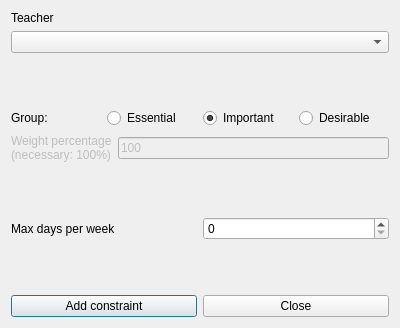
<?xml version="1.0" encoding="UTF-8"?>
<ui version="4.0">
 <class>AddConstraintTeacherMaxDaysPerWeekForm_template</class>
 <widget class="QDialog" name="AddConstraintTeacherMaxDaysPerWeekForm_template">
  <property name="geometry">
   <rect>
    <x>0</x>
    <y>0</y>
    <width>400</width>
    <height>328</height>
   </rect>
  </property>
  <property name="windowTitle">
   <string extracomment="This is the title of the dialog to add a new constraint of this type">Add teacher max days per week</string>
  </property>
  <layout class="QVBoxLayout" name="verticalLayout_2">
   <item>
    <layout class="QVBoxLayout" name="verticalLayout">
     <item>
      <widget class="QLabel" name="teacherTextLabel">
       <property name="frameShape">
        <enum>QFrame::NoFrame</enum>
       </property>
       <property name="frameShadow">
        <enum>QFrame::Plain</enum>
       </property>
       <property name="text">
        <string>Teacher</string>
       </property>
       <property name="wordWrap">
        <bool>false</bool>
       </property>
      </widget>
     </item>
     <item>
      <widget class="QComboBox" name="teachersComboBox">
       <property name="editable">
        <bool>false</bool>
       </property>
       <property name="insertPolicy">
        <enum>QComboBox::NoInsert</enum>
       </property>
       <property name="autoCompletion">
        <bool>false</bool>
       </property>
       <property name="duplicatesEnabled">
        <bool>false</bool>
       </property>
      </widget>
     </item>
    </layout>
   </item>
   <item>
    <spacer name="verticalSpacer">
     <property name="orientation">
      <enum>Qt::Vertical</enum>
     </property>
     <property name="sizeHint" stdset="0">
      <size>
       <width>20</width>
       <height>27</height>
      </size>
     </property>
    </spacer>
   </item>
   <item>
    <layout class="QHBoxLayout" name="horizontalLayout_4">
     <item>
      <widget class="QLabel" name="groupTextLabel">
       <property name="text">
        <string>Group:</string>
       </property>
      </widget>
     </item>
     <item>
      <widget class="QRadioButton" name="essentialRadioButton">
       <property name="text">
        <string>Essential</string>
       </property>
      </widget>
     </item>
     <item>
      <widget class="QRadioButton" name="importantRadioButton">
       <property name="text">
        <string>Important</string>
       </property>
       <property name="checked">
        <bool>true</bool>
       </property>
      </widget>
     </item>
     <item>
      <widget class="QRadioButton" name="desirableRadioButton">
       <property name="text">
        <string>Desirable</string>
       </property>
      </widget>
     </item>
    </layout>
   </item>
   <item>
    <layout class="QHBoxLayout" name="horizontalLayout_2">
     <item>
      <widget class="QLabel" name="weightTextLabel">
       <property name="enabled">
        <bool>false</bool>
       </property>
       <property name="frameShape">
        <enum>QFrame::NoFrame</enum>
       </property>
       <property name="frameShadow">
        <enum>QFrame::Plain</enum>
       </property>
       <property name="text">
        <string>Weight percentage
(necessary: 100%)</string>
       </property>
       <property name="wordWrap">
        <bool>false</bool>
       </property>
      </widget>
     </item>
     <item>
      <widget class="QLineEdit" name="weightLineEdit">
       <property name="enabled">
        <bool>false</bool>
       </property>
       <property name="text">
        <string notr="true">100</string>
       </property>
      </widget>
     </item>
    </layout>
   </item>
   <item>
    <spacer name="verticalSpacer_2">
     <property name="orientation">
      <enum>Qt::Vertical</enum>
     </property>
     <property name="sizeHint" stdset="0">
      <size>
       <width>20</width>
       <height>27</height>
      </size>
     </property>
    </spacer>
   </item>
   <item>
    <layout class="QHBoxLayout" name="horizontalLayout_3">
     <item>
      <widget class="QLabel" name="maxDaysTextLabel">
       <property name="frameShape">
        <enum>QFrame::NoFrame</enum>
       </property>
       <property name="frameShadow">
        <enum>QFrame::Plain</enum>
       </property>
       <property name="text">
        <string>Max days per week</string>
       </property>
       <property name="wordWrap">
        <bool>false</bool>
       </property>
      </widget>
     </item>
     <item>
      <widget class="QSpinBox" name="maxDaysSpinBox"/>
     </item>
    </layout>
   </item>
   <item>
    <spacer name="verticalSpacer_3">
     <property name="orientation">
      <enum>Qt::Vertical</enum>
     </property>
     <property name="sizeHint" stdset="0">
      <size>
       <width>20</width>
       <height>27</height>
      </size>
     </property>
    </spacer>
   </item>
   <item>
    <layout class="QHBoxLayout" name="horizontalLayout">
     <item>
      <widget class="QPushButton" name="addConstraintPushButton">
       <property name="text">
        <string>Add constraint</string>
       </property>
      </widget>
     </item>
     <item>
      <widget class="QPushButton" name="closePushButton">
       <property name="text">
        <string>Close</string>
       </property>
      </widget>
     </item>
    </layout>
   </item>
  </layout>
 </widget>
 <layoutdefault spacing="6" margin="11"/>
 <resources/>
 <connections/>
</ui>
